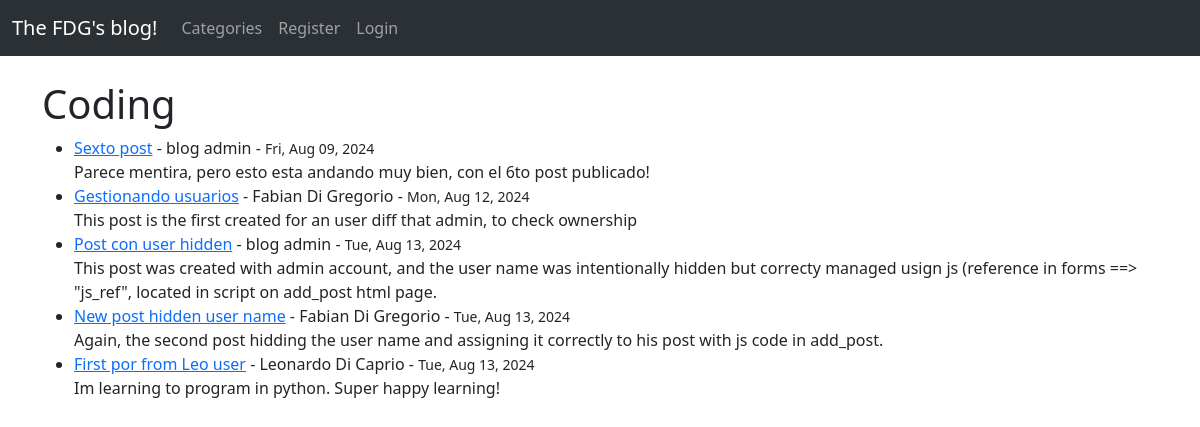
The page /category/coding/ on the database as committed earlier.
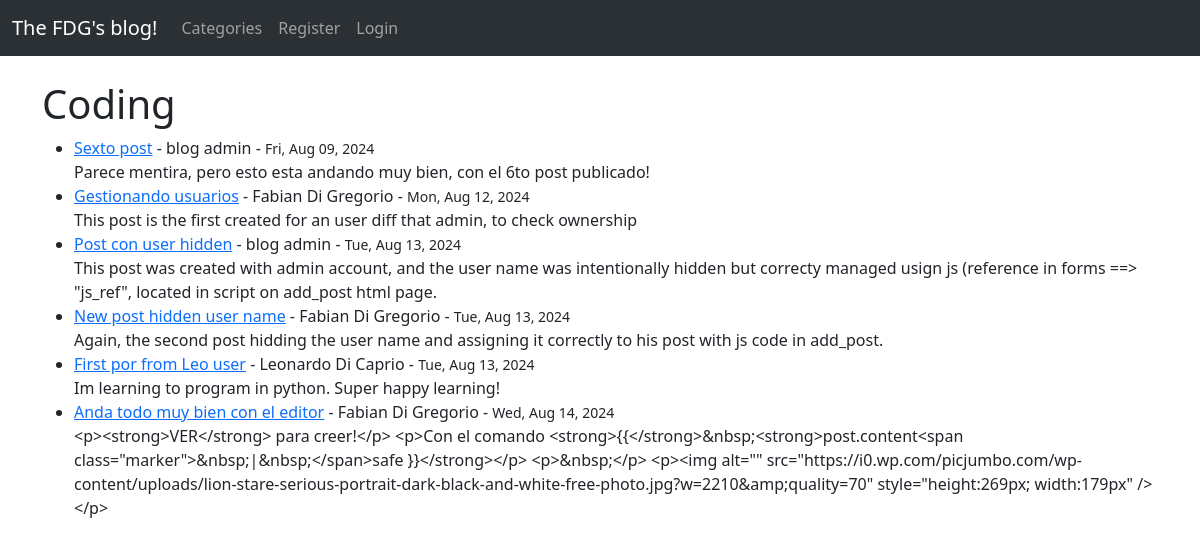
The same page on the database as committed later.
### fdgblog/models.py (models this page shows, shortened)
class Post(models.Model):
    title = models.CharField(max_length=255)
    title_tag = models.CharField(max_length=255)
    author = models.ForeignKey(User, on_delete=models.CASCADE)
    content = RichTextField(blank=True, null=True)
    created = models.DateTimeField(auto_now_add=True)
    modified = models.DateTimeField(auto_now=True)
    category = models.CharField(max_length=255, default="uncategorized")
    snippet = models.CharField(max_length=255)
    def get_formatted_created(self):
        return self.created.strftime("%a, %b %d, %Y")  # Example format

### fdgblog/views.py (the view)
# urls.py: path('category/<str:cats>/', CategoryView, name='categories'),
def CategoryView(request, cats):
    category_posts = Post.objects.filter(category=cats.replace('-', ' '))
    return render(request, 'categories.html', {'cats': cats.title().replace('-', ' '), 'category_posts': category_posts})

### fdgblog/templates/categories.html (shortened to what this page needs)
{% extends 'base.html' %}
{% block content %}
    {% if category_posts %}
        <h1>{{ cats }}</h1>
        <ul>
            {% for post in category_posts %}
                <li><a href="{% url 'article_details' post.pk %}">{{ post.title}}</a>
                    - {{ post.author.first_name}} {{ post.author.last_name}}
                    - <small>{{ post.get_formatted_created }}</small>
                <br/>
                {{ post.content|slice:":500" }}
                </li>
        {% endfor %}
        </ul>
    {% else %}
        <h2>This page does not exist!</h2>
    {% endif %}
{% endblock %}

Rows that differ between the two databases and show on the page:
added Post: title "Anda todo muy bien con el editor", author.first_name "Fabian", author.last_name "Di Gregorio", get_formatted_created "Wed, Aug 14, 2024", content "<p><strong>VER</strong> para creer!</p> <p>Con el comando <strong>{{</strong>&nbsp;<strong>post.content<span class=\"marker\">&nbsp;|&nbsp;</span>safe }}</strong></p> <p>&nbsp;</p> <p><img alt=\"\" src=\"https://i0.wp.com/picjumbo.com/wp-content/uploads/lion-stare-serious-portrait-dark-black-and-white-free-photo.jpg?w=2210&amp;quality=70\" style=\"height:269px; width:179px\" /></p>"
